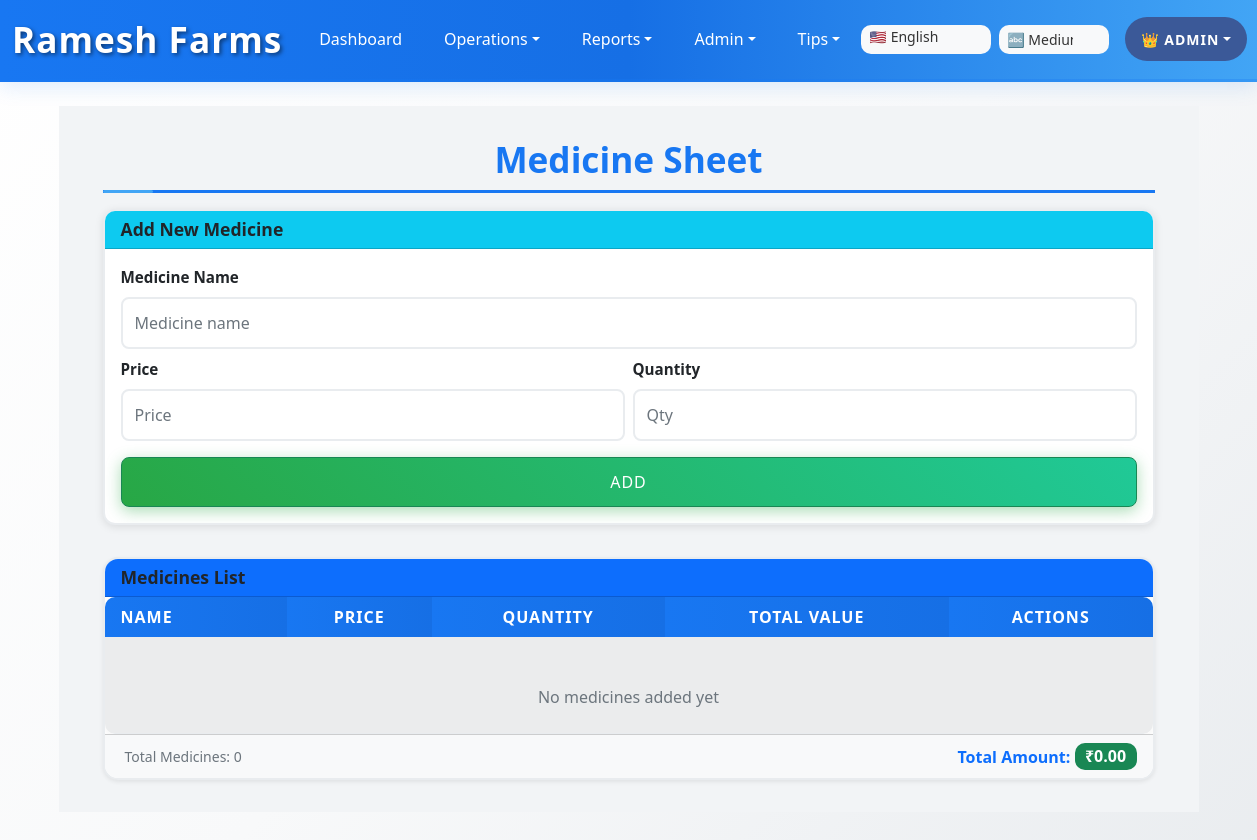
/medicines (signed in), run on an earlier commit of the app's database.
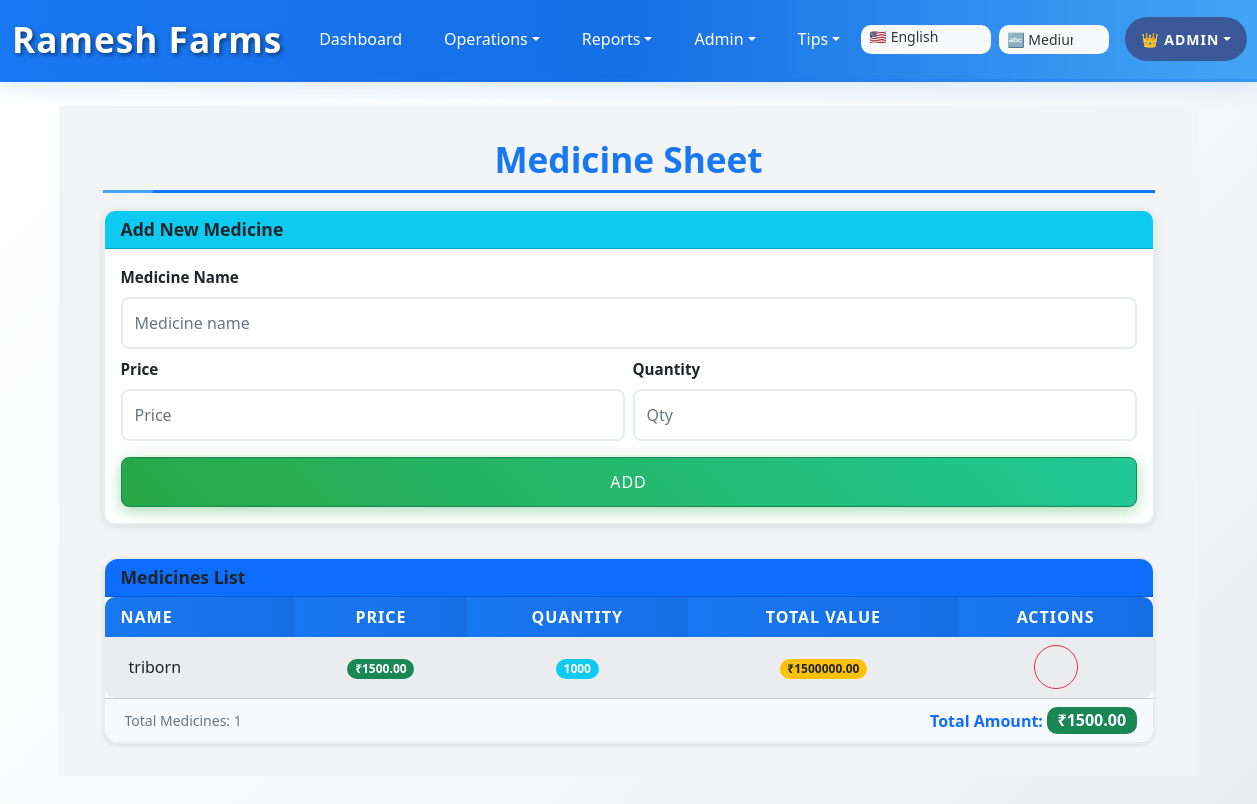
And on a later commit of the database.
### app.py (models this page shows)
class Medicine(db.Model):
    id = db.Column(db.Integer, primary_key=True)
    cycle_id = db.Column(db.Integer, nullable=True)  # Allow null for existing data
    name = db.Column(db.String(120))
    price = db.Column(db.Float, default=0.0)
    qty = db.Column(db.Integer, default=0)
    medicine_ext1 = db.Column(db.String(500), nullable=True)  # For medicines screen extensions
    medicine_ext2 = db.Column(db.String(500), nullable=True)
    medicine_ext3 = db.Column(db.Float, nullable=True)
    medicine_ext4 = db.Column(db.Float, nullable=True)

### app.py (the view, shortened to what this page needs)
@app.route('/medicines', methods=['GET','POST'])
@login_required
def medicines():
    cycle = get_active_cycle()
    if not cycle:
        return redirect(url_for('setup'))
    meds = Medicine.query.filter_by(cycle_id=cycle.id).order_by(Medicine.id.desc()).all()
    total_amount = sum(med.price for med in meds)
    return render_template('medicines.html', meds=meds, total_amount=total_amount, cycle=cycle)

### app.py (called while the page is built)
def login_required(f):
    @wraps(f)
    def decorated_function(*args, **kwargs):
        if 'user_id' not in session:
            return redirect(url_for('login'))
        return f(*args, **kwargs)
    return decorated_function

def get_active_cycle():
    return Cycle.query.filter_by(status='active').order_by(Cycle.id.desc()).first()

### templates/medicines.html (shortened to what the changed rows need)
{% extends 'base.html' %}
{% block content %}
<div class="mobile-container">
  <h2 class="mobile-header text-center mb-mobile-3" data-i18n="meds_title">💊 Medicines</h2>
  <div class="d-none d-md-block">
    <div class="card shadow-sm">
      <div class="card-body p-0">
        <div class="table-responsive">
          <table class="table table-striped table-hover mb-0">
            <thead class="table-dark">
              <tr>
                <th scope="col" class="px-3" data-i18n="table_medicine_name">Medicine Name</th>
                <th scope="col" class="text-center" data-i18n="table_medicine_price">Price (₹)</th>
                <th scope="col" class="text-center" data-i18n="table_medicine_qty">Quantity</th>
                <th scope="col" class="text-center" data-i18n="table_total_value">Total Value</th>
                {% if session.role == 'admin' %}
                <th scope="col" class="text-center" data-i18n="table_actions">Actions</th>
                {% endif %}
              </tr>
            </thead>
            <tbody>
              {% for m in meds %}
                <tr>
                  <td class="px-3 fw-medium">
                    {{ m.name }}
                  </td>
                  <td class="text-center">
                    <span class="badge bg-success">₹{{ "%.2f"|format(m.price|float) }}</span>
                  </td>
                  <td class="text-center">
                    <span class="badge bg-info">{{ m.qty or 1 }}</span>
                  </td>
                  <td class="text-center">
                    <span class="badge bg-warning text-dark">₹{{ "%.2f"|format((m.price|float) * (m.qty|int if m.qty else 1)) }}</span>
                  </td>
                  {% if session.role == 'admin' %}
                  <td class="text-center">
                    <form method="POST" action="{{ url_for('delete_medicine', medicine_id=m.id) }}" style="display: inline;"
                          onsubmit="return confirm('Are you sure you want to delete this medicine?');">
                      <button type="submit" class="btn btn-outline-danger btn-sm" title="Delete Medicine">
                      </button>
                    </form>
                  </td>
                  {% endif %}
                </tr>
              {% else %}
                <tr>
                  <td colspan="{% if session.role == 'admin' %}5{% else %}4{% endif %}" class="text-center py-4 text-muted">
                    <br>
                    <span data-i18n="no_meds">No medicines added yet</span>
                  </td>
                </tr>
              {% endfor %}
            </tbody>
          </table>
        </div>
      </div>
      <div class="card-footer bg-light">
        <div class="row align-items-center">
          <div class="col-md-6">
            <small class="text-muted">
              <span data-i18n="total_medicines">Total Medicines: </span>{{ meds|length }}
            </small>
          </div>
          <div class="col-md-6 text-end">
            <strong class="text-primary" data-i18n="total_amount">Total Amount: </strong>
            <span class="badge bg-success fs-6">₹{{ "%.2f"|format(total_amount|float) }}</span>
          </div>
        </div>
      </div>
    </div>
  </div>
{% endblock %}

What changed in the data, as far as the page shows it:
added Medicine: name "triborn", price "1500.00", qty "1000", (m.price|float)*(m.qty|intifm.qtyelse1) "1500000.00"
Also different on the page:
{{ meds|length }}: "0" → "1"
{{ "%.2f"|format(total_amount|float) }}: "0.00" → "1500.00"
text no longer shown: "No medicines added yet"
